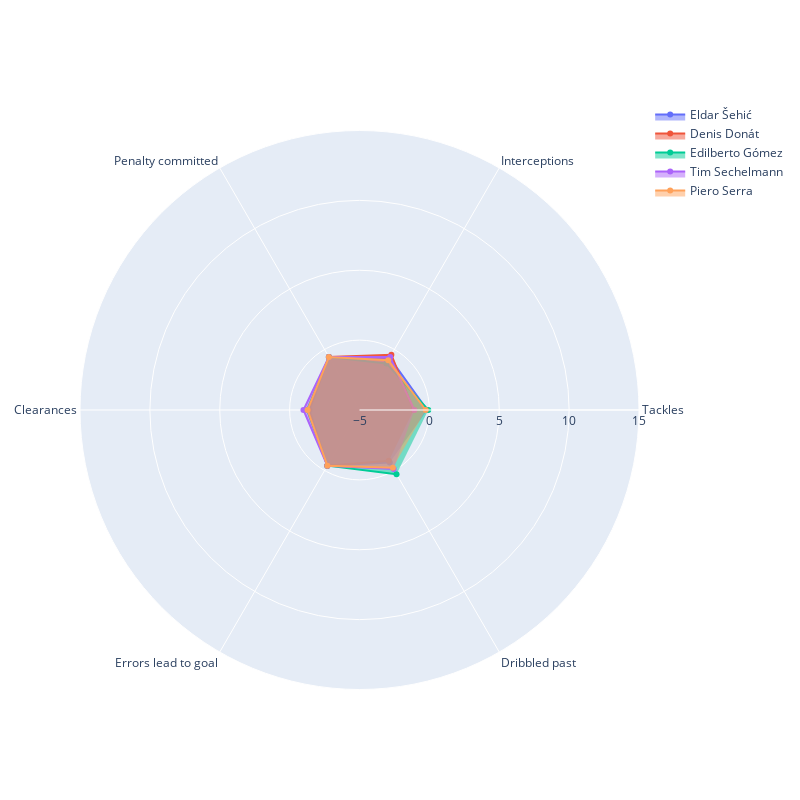

The cell this chart's notebook holds for it:
### Code cell
buscar_jugadores_similares('Benjamín Rojas', caracteristicas_grafico)

### Figure 1 — Plotly figure (JSON) as saved in the notebook; plotly's stock layout.template omitted (floating-point values rounded to 4 significant figures)
{"data": [{"fill": "toself", "name": "Eldar Šehić", "r": [-0.1502, -0.6772, -0.6214, -1.424, -0.3999, -0.6695], "theta": ["Tackles", "Interceptions", "Penalty committed", "Clearances", "Errors lead to goal", "Dribbled past"], "type": "scatterpolar"}, {"fill": "toself", "name": "Denis Donát", "r": [-1.133, -0.4393, -0.6214, -1.369, -0.3999, -0.8079], "theta": ["Tackles", "Interceptions", "Penalty committed", "Clearances", "Errors lead to goal", "Dribbled past"], "type": "scatterpolar"}, {"fill": "toself", "name": "Edilberto Gómez", "r": [-0.07867, -1.153, -0.6214, -1.243, -0.3999, 0.2998], "theta": ["Tackles", "Interceptions", "Penalty committed", "Clearances", "Errors lead to goal", "Dribbled past"], "type": "scatterpolar"}, {"fill": "toself", "name": "Tim Sechelmann", "r": [-1.08, -0.6123, -0.6214, -0.9901, -0.3999, -0.1156], "theta": ["Tackles", "Interceptions", "Penalty committed", "Clearances", "Errors lead to goal", "Dribbled past"], "type": "scatterpolar"}, {"fill": "toself", "name": "Piero Serra", "r": [-0.2574, -0.8935, -0.6214, -1.282, -0.3999, -0.2195], "theta": ["Tackles", "Interceptions", "Penalty committed", "Clearances", "Errors lead to goal", "Dribbled past"], "type": "scatterpolar"}], "layout": {"autosize": false, "height": 800, "polar": {"radialaxis": {"range": [-5, 15], "visible": true}}, "showlegend": true, "width": 800}}
